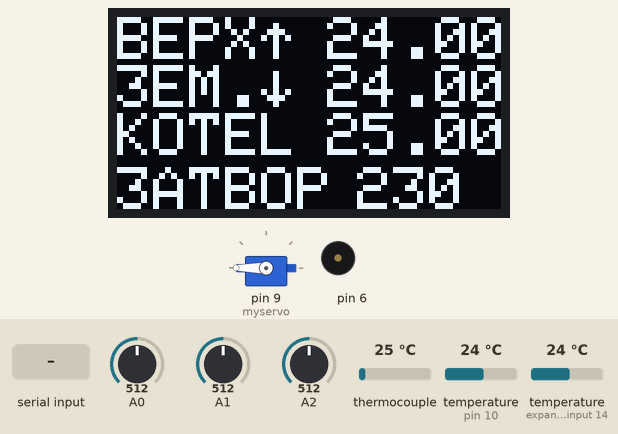
Simulated run of this sketch. Board: Arduino Uno, built for the host (arithmetic inside an expression is 32-bit, double 64-bit). On the bench: servo, 128×64 one-colour display, buzzer (waves = sounding). The inputs (shaded band) are chosen by the test bench; at power-on: A0 = 512, A1 = 512, A2 = 512, thermocouple 25 °C, temperature (sensors on pin 10, expander input 14) 24 °C. EEPROM starts erased; the modem accepts every AT command (registered, SIM ready, sends succeed) and sends nothing else.

Above: at 2.8 s.
2.9 s: A0 set to 108
12.3 s: A0 set to 93
At 12.96 s:
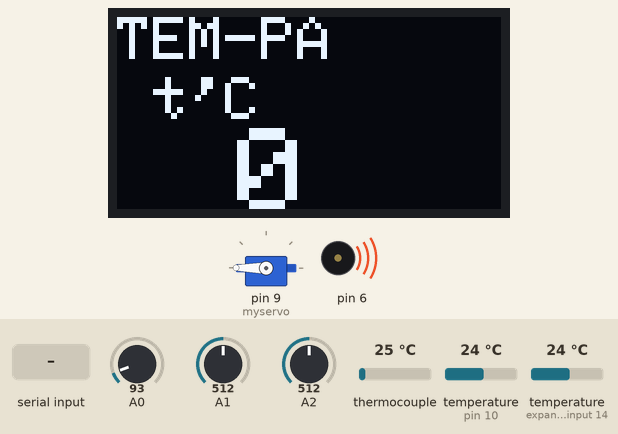
14.8 s: A1 set to 111
16.3 s: A1 set to 93
At 19.5 s:
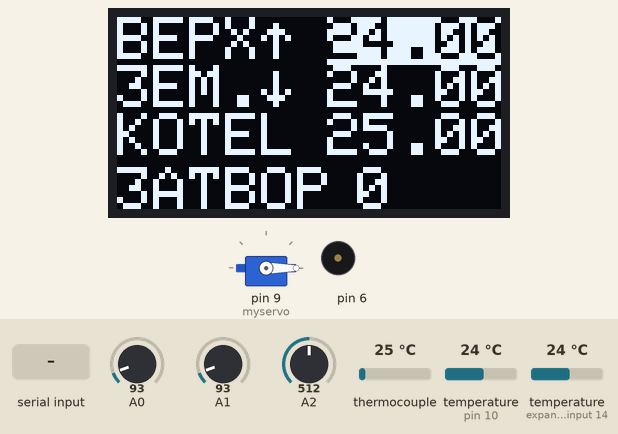
21.6 s: "1" received over the second serial link
At 28.9 s:
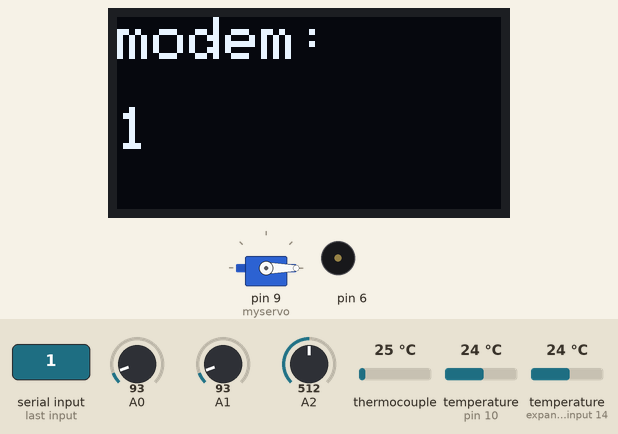
30.9 s: A1 set to 110
At 31.56 s:
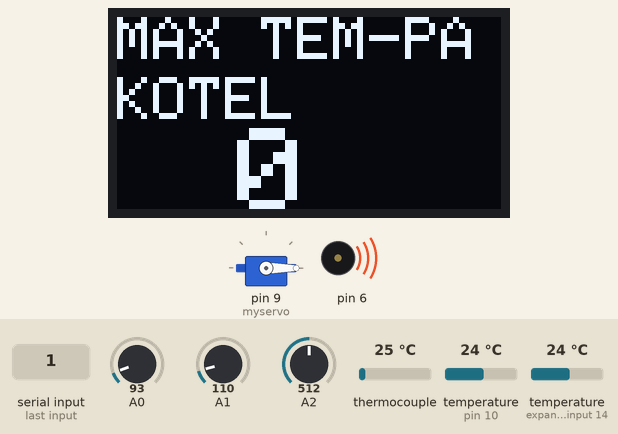
Timing chart, 0 to 34.4 s (numbered marks = the images above; inputs shaded):
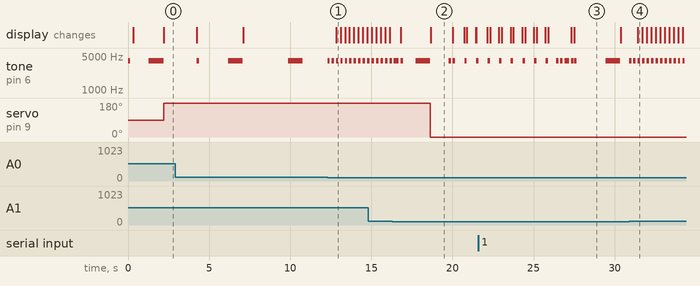

The sketch:

bullerjan.ino
```cpp
/*
Что куда и зачем.

--- MAX6675 термопара---
13- SCK
12 - CS
11 - S0
------- градусники -----
10 - DS18B20
------- серво ----------
9 - SERVO
--------  модем --------
5- RX
3- TX
 -----------------------
4 - светодиод
----------кнопки--------
вверх А2
средняя А1
низ  А0
------  дисплей --------
A4   SCL
A5   SDA
-----------------------
6 - бузер

*/ //Библиотеки длямодулей
#include <SoftwareSerial.h>   //  сом порт для модема
SoftwareSerial mySerial(5, 3); // RX, TX
//////////////////////////// дисплей
#include <SPI.h>
#include <Adafruit_GFX.h>
#include <Adafruit_SSD1306.h>
#define OLED_RESET 4
#include <Wire.h>
Adafruit_SSD1306 display(OLED_RESET);
/////////////////// термометры DS18B20
#include <DallasTemperature.h>
#include <OneWire.h>
//#define ONE_WIRE_BUS 10
OneWire oneWire(10);
DallasTemperature sensors(&oneWire);
/////////////////////термопара max6675
#include <max6675.h>
MAX6675 thermocouple(13, 12, 11);//(thermoCLK, thermoCS, thermoDO)
/////////////////////Сервопривод
#include <Servo.h>
Servo myservo;
//////////////////// EEPROM память.
#include <EEPROM.h>
/////////////// переменные
 byte temp;   // заданная температура
 byte tA;  // гистерезис
 byte mK; // максимальная температура котла
 byte uG; //  температура управляющая заслонкой
 byte mU;  // максимальный угол поворота сервы.
 byte val;  //расчетный угол поворота сервы
 int i=0;   // счетчик времени.
 byte p=0; // флаг гистерезиса макс. температуры
 String num=""; // строка номера телефона
  byte n;   // переменная цикла
  int cf=0;  // цифра мобильного номера
        byte col=10; // курсор
        String B = ""; // буфер модема
        byte ch = 0; // байт с порта модема
        unsigned long cM = millis();
        long lT = 2000; // 2 сек время простоя  показ температуры
float tempUP ;  // температура с верхнего градусника
float tempDOWN ; //  температура с нижнего градусника
float tempUl ;   // температура с градусника котла


void setup(){
  bip();
   EEPROM.get(5,temp); // читаем сохраненные значения в переменные
   EEPROM.get(10,tA);
   EEPROM.get(15,mK);
   EEPROM.get(20,uG);
   EEPROM.get(25,mU);
    for(  n=30;n<=38;n++)  //читаем номер телефона
        {
         num=num+String(EEPROM.read(n));
         delay(15);
        }
 myservo.attach(9); //  сервопривод на 9 ноге.
//////////////////// кнопки.
pinMode(A0, INPUT);           // назначить выводу порт ввода
digitalWrite(A0, HIGH);
pinMode(A1, INPUT);           // назначить выводу порт ввода
digitalWrite(A1, HIGH);
pinMode(A2, INPUT);           // назначить выводу порт ввода
digitalWrite(A2, HIGH);
pinMode(4, OUTPUT);
  sensors.setWaitForConversion(1);   // не ждать пока градусники ds18b20 отдуплятся
   display.begin(SSD1306_SWITCHCAPVCC, 0x3C); // запускаем диплей
   display.setTextWrap(0);
   display.setTextColor(WHITE);
   display.setTextSize(2);
   mySerial.begin(9600);       // запускаем соединение с модемом
   delay(200);
}


void loop() {
      sensors.requestTemperatures();      // опрос датчиков температуры
      tempUP=sensors.getTempCByIndex(0);   // верхний
      tempDOWN=sensors.getTempCByIndex(1); // нижний
      tempUl=thermocouple.readCelsius();   // термопара

      if(tempUP <= tA){;bip();bip();bip();bip();bip();bip();i++;} else {i=0;}// Авария температура
      if (i==1 || i>150){ mySerial.println("ATD+380"+num+";");i=2;}          // упала, зумер, дозвон.

      if(uG<1){uG=1;} // считаем угол поворота сервы
        val= mU / (uG/(temp-tempUP) );
        if (val<=0){val=0;}
        if (val>mU){val=mU;}
        if (tempUP>=temp){val=0;}
        if (tempUP<=temp-uG){val=mU;}
        if (tempUl >= mK && p==0){val=0;p=1;} // если котел перегрет закрываем шибр
        if (p==1)
           { if (tempUl >= mK-5 )      // гистерезис котла 5 градусов ждать пока остынет
             { val=0;} else { p=0;}}
   myservo.write(val);       //  крутим серву.
   Ds();  // выводим данные о температуре на экран
   digitalWrite(4, HIGH); // включили светодиод
   cM = millis();
   while(millis()-cM<=lT)  // основной цикл опроса кнопок.
    {
      if( millis()-cM > lT/1000 && p==0){ digitalWrite(4, LOW);} // моргалка выключили светодиод
      if (analogRead(A1)<100) // нажата центральная
      { i=0;
        while(analogRead(A1)<100 && i<10000) {i++;} // крутим цикл  пока нажата кнопка и i меньше 10000
        if (i>=9999){bip();configGSM(); i=0;}  // нажата центральная  и  удержана -  вызов меню настройки телефона
        else { bip(); menu();  i=0; } // нажата центральная кнопка вызов меню настройки температур и угла сервы.
      }
      if ( analogRead(A0)<100 || analogRead(A2)<100)  { bip();temp=vvod("TEM-PA"," t'C ", temp,5);} // изменение настройки температуры
     }
      digitalWrite(4, LOW); ch = 0;
      while (mySerial.available()) { // опрос модема, сохраняем входную строку в переменную val
       ch = mySerial.read(); B += char(ch);}
     if( B != "")  //  если модем что то прислал
     {
      display.clearDisplay();  //Вывод на дисплей что ответил модем
      display.setTextSize(2);
      display.setCursor(0,0);
      display.println("modem:");
      display.setCursor(0,30);
      display.println(B);
      display.display();
      bip(); B=""; delay(1000);
     } B="";


}

//______________Настройка номера телефона__________________________
void configGSM(){

      display.clearDisplay();
      display.setTextSize(2);
      display.setCursor(0,0);
      display.println(("Tel:"));
      display.setCursor(0,16);
      display.println("0"+num);
      display.display();
      display.setCursor(0,16);
        for(  n=30;n<=38;n++)
        { cf = EEPROM.read(n);
          delay(15);
          display.setTextColor(BLACK, WHITE);
          display.setCursor(col,16);
          display.println(cf);
          display.display();
          while( analogRead(A1)>100)
           {
            if (analogRead(A0)<100) {bip(); cf=cf+1;if(cf>9){cf=9;};display.setCursor(col,16);display.println(cf); display.display();}
            if (analogRead(A2)<100) {bip(); cf=cf-1;if(cf<0){cf=0;};display.setCursor(col,16);display.println(cf); display.display();}
           }
           display.setTextColor(WHITE,BLACK);
           display.setCursor(col,16);
           display.println(cf);
           display.display();
           bip();
           delay(500);
           col=col+12;
           if( EEPROM.read(n)!= cf){EEPROM.write(n,cf);bip();}
        }
}

//________________основное меню________________________
void menu() {
  lT = 4000;
   mK= vvod("MAX TEM-PA","KOTEL", mK,15);
   uG= vvod("TEM.3AKP.","3ATBOPA", uG,20);
   mU= vvod("MAX PA3MAX","3ATBOPA \x12", mU,25);
   tA=   vvod("TEM-PA","ABAP.TPEBO", tA,10);
   lT = 2000;
}

//_______Меню настройки значений ____________________
int vvod(String t1,String t2, byte v,byte e){

 int tp=0;
  EEPROM.get(e,tp); // запоминаем  начальное значение
   delay(100);
   display.setTextColor(WHITE);
    cM = millis();
    while(millis()-cM<=lT)
     {
      if (analogRead(A2) < 100 ) { bip();v=v-1;cM = millis(); if(v<0){v=0;} delay(100);}
      if (analogRead(A0) < 100 ) { bip();v=v+1; cM = millis();if(v>255){v=255;}delay(100);}
       if (analogRead(A1) < 100 ) {bip();bip();cM = 0; delay(100);}
      display.clearDisplay();
      display.setTextSize(2);
      display.setCursor(0,0);
      display.println((t1));
      display.setCursor(0,20);
      display.println((t2));
       display.setTextSize(4);
       display.setCursor(40,37);
       display.println(v);
       display.display();
     }
     if( v != tp) { EEPROM.put(e,v);bip();} // если значение поменялось записываем в еером
 return v;
}

//_____________Вывод значений на экран температуры и угла сервы______________
void Ds() {

  display.setTextColor(WHITE);
  display.clearDisplay();
  display.setTextSize(2);
  display.setCursor(0,0);
  display.println(("BEPX\x18"));
  display.setCursor(0,16);
  display.println(("3EM.\x19"));
  display.setCursor(0,32);
  display.println(("KOTEL"));
  display.setCursor(0,50);
  display.println(("3ATBOP"));
  display.setCursor(70,0);
    if(tempUP >= temp )
      {display.setTextColor(BLACK, WHITE);
       display.println(tempUP);
       display.setTextColor(WHITE,BLACK);}
    else {  display.println(tempUP);}
  display.setCursor(70,16);
  display.println(tempDOWN);
  display.setCursor(70,32);
    if(tempUl >= mK || p==1)
      {display.setTextColor(BLACK, WHITE);
       display.println(tempUl);
       display.setTextColor(WHITE,BLACK);}
     else  {  display.println(tempUl);}
   display.setCursor(80,50);
   display.println(val);
   display.display();
 }

// --------- бикалка -------------
void bip(){

tone(6,4000); delay(150);  noTone(6);
}
```

Measured:
- the behaviour switches between 100 and 99 on A0 (found by bisection; images 0 and 1)
- the behaviour switches between 100 and 99 on A1 (found by bisection; images 1 and 2)
- after the input at 12.3 s, the display: changes after 0.53 s (image 1)
- after the input at 16.3 s, servo on pin 9 (myservo): 180° → 0° after 2.3 s
- after the input at 21.6 s, the display: first differs from a run without the input after 5.9 s (image 3)
- after the input at 30.9 s, the display: changes after 0.53 s (image 4)
- what the display in image 2 shows lasts 1.3 s, from 18.7 s to 20.0 s
